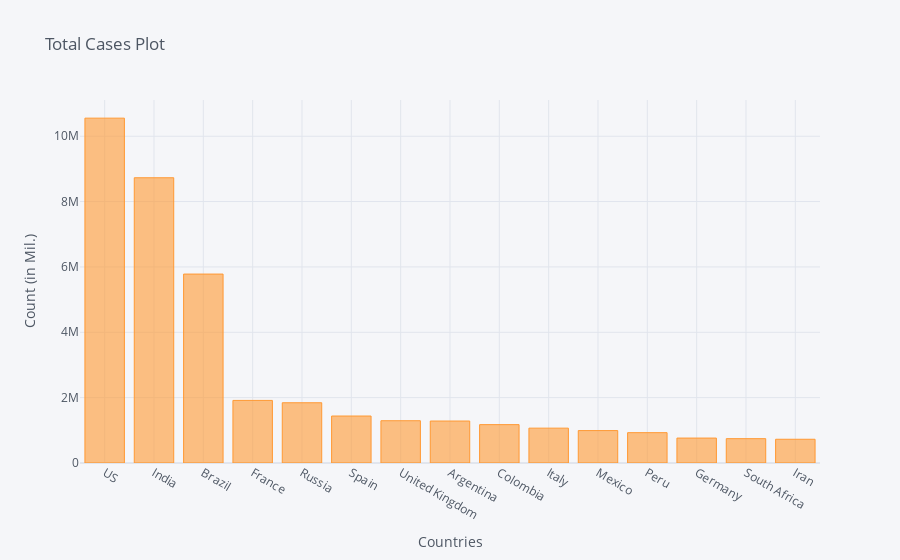

The notebook cell saved with this chart:
### Code cell
corona_dframe_agg_plot.iplot(kind='bar', x='Country/Region', y='11/12/20',
                             title='Total Cases Plot',xTitle='Countries',yTitle='Count (in Mil.)')

### Figure 1 — Plotly figure (JSON) as saved in the notebook; plotly's stock layout.template omitted (floating-point values rounded to 4 significant figures)
{"data": [{"marker": {"color": "rgba(255, 153, 51, 0.6)", "line": {"color": "rgba(255, 153, 51, 1.0)", "width": 1}}, "name": "11/12/20", "orientation": "v", "text": "", "type": "bar", "x": ["US", "India", "Brazil", "France", "Russia", "Spain", "United Kingdom", "Argentina", "Colombia", "Italy", "Mexico", "Peru", "Germany", "South Africa", "Iran"], "y": [10552821, 8728795, 5781582, 1915282, 1843678, 1437220, 1293715, 1284519, 1174012, 1066401, 991835, 928006, 762832, 744732, 726585]}], "layout": {"legend": {"bgcolor": "#F5F6F9", "font": {"color": "#4D5663"}}, "paper_bgcolor": "#F5F6F9", "plot_bgcolor": "#F5F6F9", "title": {"font": {"color": "#4D5663"}, "text": "Total Cases Plot"}, "xaxis": {"gridcolor": "#E1E5ED", "showgrid": true, "tickfont": {"color": "#4D5663"}, "title": {"font": {"color": "#4D5663"}, "text": "Countries"}, "zerolinecolor": "#E1E5ED"}, "yaxis": {"gridcolor": "#E1E5ED", "showgrid": true, "tickfont": {"color": "#4D5663"}, "title": {"font": {"color": "#4D5663"}, "text": "Count (in Mil.)"}, "zerolinecolor": "#E1E5ED"}}}
